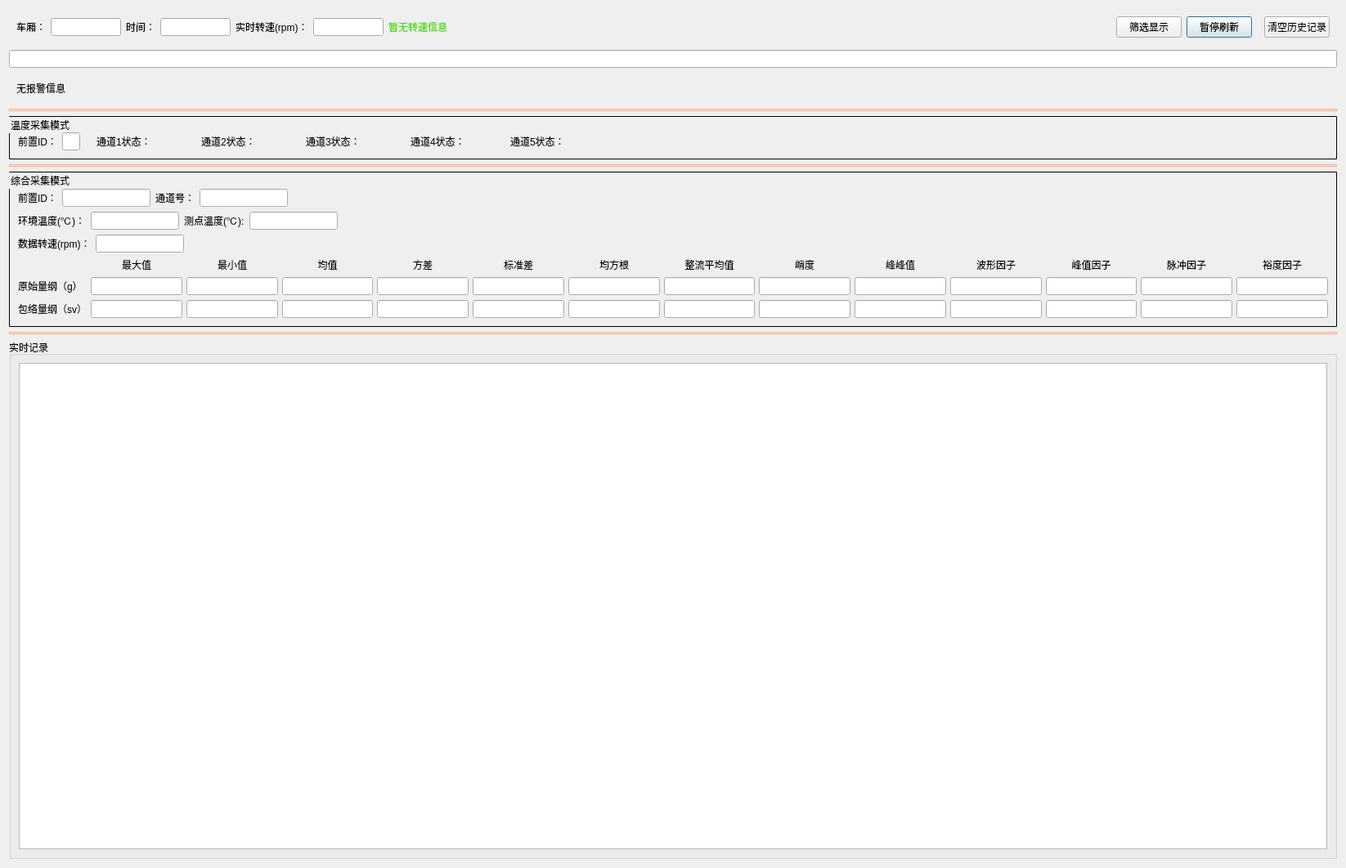
<?xml version="1.0" encoding="UTF-8"?>
<ui version="4.0">
 <class>frmRealTimeDebug</class>
 <widget class="QDialog" name="frmRealTimeDebug">
  <property name="geometry">
   <rect>
    <x>0</x>
    <y>0</y>
    <width>1646</width>
    <height>1062</height>
   </rect>
  </property>
  <property name="windowTitle">
   <string>Dialog</string>
  </property>
  <layout class="QGridLayout" name="gridLayout_17">
   <item row="8" column="0">
    <widget class="QGroupBox" name="groupBox">
     <property name="title">
      <string>实时记录</string>
     </property>
     <layout class="QGridLayout" name="gridLayout">
      <item row="0" column="0">
       <widget class="QTextEdit" name="txt_main"/>
      </item>
     </layout>
    </widget>
   </item>
   <item row="7" column="0">
    <widget class="Line" name="line">
     <property name="styleSheet">
      <string notr="true">border: 1px solid #ffaa7f;</string>
     </property>
     <property name="orientation">
      <enum>Qt::Horizontal</enum>
     </property>
    </widget>
   </item>
   <item row="0" column="0">
    <widget class="QWidget" name="widget_2" native="true">
     <layout class="QGridLayout" name="gridLayout_7">
      <item row="0" column="9">
       <widget class="QWidget" name="widget_3" native="true">
        <layout class="QGridLayout" name="gridLayout_6">
         <property name="leftMargin">
          <number>0</number>
         </property>
         <property name="topMargin">
          <number>0</number>
         </property>
         <property name="rightMargin">
          <number>0</number>
         </property>
         <property name="bottomMargin">
          <number>0</number>
         </property>
         <property name="horizontalSpacing">
          <number>15</number>
         </property>
         <property name="verticalSpacing">
          <number>0</number>
         </property>
         <item row="0" column="0">
          <widget class="QPushButton" name="btn_pause">
           <property name="text">
            <string>暂停刷新</string>
           </property>
          </widget>
         </item>
         <item row="0" column="1">
          <widget class="QPushButton" name="btn_clear">
           <property name="text">
            <string>清空历史记录</string>
           </property>
          </widget>
         </item>
        </layout>
       </widget>
      </item>
      <item row="0" column="6">
       <widget class="QLabel" name="lab_runmode">
        <property name="styleSheet">
         <string notr="true">font: 12pt &quot;宋体&quot;;
color: rgb(72, 218, 0);</string>
        </property>
        <property name="text">
         <string>暂无转速信息</string>
        </property>
       </widget>
      </item>
      <item row="0" column="0">
       <widget class="QLabel" name="lab_wagon">
        <property name="text">
         <string>车厢：</string>
        </property>
       </widget>
      </item>
      <item row="0" column="2">
       <widget class="QLabel" name="lab_time">
        <property name="text">
         <string>时间：</string>
        </property>
       </widget>
      </item>
      <item row="0" column="3">
       <widget class="QLineEdit" name="txt_time">
        <property name="sizePolicy">
         <sizepolicy hsizetype="Preferred" vsizetype="Fixed">
          <horstretch>0</horstretch>
          <verstretch>0</verstretch>
         </sizepolicy>
        </property>
        <property name="alignment">
         <set>Qt::AlignCenter</set>
        </property>
       </widget>
      </item>
      <item row="0" column="5">
       <widget class="QLineEdit" name="txt_realtimespeed">
        <property name="sizePolicy">
         <sizepolicy hsizetype="Preferred" vsizetype="Fixed">
          <horstretch>0</horstretch>
          <verstretch>0</verstretch>
         </sizepolicy>
        </property>
       </widget>
      </item>
      <item row="0" column="1">
       <widget class="QLineEdit" name="txt_wagon">
        <property name="sizePolicy">
         <sizepolicy hsizetype="Preferred" vsizetype="Fixed">
          <horstretch>0</horstretch>
          <verstretch>0</verstretch>
         </sizepolicy>
        </property>
        <property name="alignment">
         <set>Qt::AlignCenter</set>
        </property>
       </widget>
      </item>
      <item row="0" column="4">
       <widget class="QLabel" name="label">
        <property name="text">
         <string>实时转速(rpm)：</string>
        </property>
       </widget>
      </item>
      <item row="0" column="7">
       <spacer name="horizontalSpacer_5">
        <property name="orientation">
         <enum>Qt::Horizontal</enum>
        </property>
        <property name="sizeHint" stdset="0">
         <size>
          <width>834</width>
          <height>20</height>
         </size>
        </property>
       </spacer>
      </item>
      <item row="0" column="8">
       <widget class="QPushButton" name="btn_filter">
        <property name="text">
         <string>筛选显示</string>
        </property>
       </widget>
      </item>
     </layout>
    </widget>
   </item>
   <item row="5" column="0">
    <widget class="Line" name="line_2">
     <property name="styleSheet">
      <string notr="true">border: 1px solid #ffaa7f;</string>
     </property>
     <property name="orientation">
      <enum>Qt::Horizontal</enum>
     </property>
    </widget>
   </item>
   <item row="6" column="0">
    <widget class="QGroupBox" name="groupBox_2">
     <property name="styleSheet">
      <string notr="true">QGroupBox{border: 1px solid black;
border-radius: 1px;
padding: 10px;}</string>
     </property>
     <property name="title">
      <string>综合采集模式</string>
     </property>
     <layout class="QGridLayout" name="gridLayout_14">
      <property name="leftMargin">
       <number>0</number>
      </property>
      <property name="topMargin">
       <number>10</number>
      </property>
      <property name="rightMargin">
       <number>0</number>
      </property>
      <property name="bottomMargin">
       <number>0</number>
      </property>
      <item row="0" column="0">
       <widget class="QWidget" name="widget_info" native="true">
        <layout class="QGridLayout" name="gridLayout_5">
         <property name="leftMargin">
          <number>0</number>
         </property>
         <property name="topMargin">
          <number>0</number>
         </property>
         <property name="rightMargin">
          <number>0</number>
         </property>
         <property name="bottomMargin">
          <number>0</number>
         </property>
         <item row="0" column="1">
          <widget class="QLineEdit" name="txt_preid">
           <property name="sizePolicy">
            <sizepolicy hsizetype="Preferred" vsizetype="Fixed">
             <horstretch>0</horstretch>
             <verstretch>0</verstretch>
            </sizepolicy>
           </property>
           <property name="alignment">
            <set>Qt::AlignCenter</set>
           </property>
          </widget>
         </item>
         <item row="0" column="3">
          <widget class="QLineEdit" name="txt_ch">
           <property name="sizePolicy">
            <sizepolicy hsizetype="Preferred" vsizetype="Fixed">
             <horstretch>0</horstretch>
             <verstretch>0</verstretch>
            </sizepolicy>
           </property>
           <property name="alignment">
            <set>Qt::AlignCenter</set>
           </property>
          </widget>
         </item>
         <item row="0" column="0">
          <widget class="QLabel" name="lab_preid">
           <property name="text">
            <string>前置ID：</string>
           </property>
          </widget>
         </item>
         <item row="0" column="4">
          <spacer name="horizontalSpacer_3">
           <property name="orientation">
            <enum>Qt::Horizontal</enum>
           </property>
           <property name="sizeHint" stdset="0">
            <size>
             <width>612</width>
             <height>20</height>
            </size>
           </property>
          </spacer>
         </item>
         <item row="0" column="2">
          <widget class="QLabel" name="lab_ch">
           <property name="text">
            <string>通道号：</string>
           </property>
          </widget>
         </item>
        </layout>
       </widget>
      </item>
      <item row="1" column="0">
       <widget class="QWidget" name="widget_Tem" native="true">
        <layout class="QGridLayout" name="gridLayout_2">
         <property name="leftMargin">
          <number>0</number>
         </property>
         <property name="topMargin">
          <number>0</number>
         </property>
         <property name="rightMargin">
          <number>0</number>
         </property>
         <property name="bottomMargin">
          <number>0</number>
         </property>
         <item row="0" column="2">
          <widget class="QLabel" name="lab_point">
           <property name="text">
            <string>测点温度(℃):</string>
           </property>
          </widget>
         </item>
         <item row="0" column="4">
          <spacer name="horizontalSpacer_2">
           <property name="orientation">
            <enum>Qt::Horizontal</enum>
           </property>
           <property name="sizeHint" stdset="0">
            <size>
             <width>40</width>
             <height>20</height>
            </size>
           </property>
          </spacer>
         </item>
         <item row="0" column="0">
          <widget class="QLabel" name="lab_ambient">
           <property name="text">
            <string>环境温度(℃)：</string>
           </property>
          </widget>
         </item>
         <item row="0" column="3">
          <widget class="QLineEdit" name="txt_point">
           <property name="sizePolicy">
            <sizepolicy hsizetype="Preferred" vsizetype="Fixed">
             <horstretch>0</horstretch>
             <verstretch>0</verstretch>
            </sizepolicy>
           </property>
           <property name="alignment">
            <set>Qt::AlignCenter</set>
           </property>
          </widget>
         </item>
         <item row="0" column="1">
          <widget class="QLineEdit" name="txt_ambient">
           <property name="sizePolicy">
            <sizepolicy hsizetype="Preferred" vsizetype="Fixed">
             <horstretch>0</horstretch>
             <verstretch>0</verstretch>
            </sizepolicy>
           </property>
           <property name="alignment">
            <set>Qt::AlignCenter</set>
           </property>
          </widget>
         </item>
        </layout>
       </widget>
      </item>
      <item row="2" column="0">
       <widget class="QWidget" name="widget_speed" native="true">
        <property name="sizePolicy">
         <sizepolicy hsizetype="Expanding" vsizetype="Preferred">
          <horstretch>0</horstretch>
          <verstretch>0</verstretch>
         </sizepolicy>
        </property>
        <layout class="QGridLayout" name="gridLayout_4">
         <property name="leftMargin">
          <number>0</number>
         </property>
         <property name="topMargin">
          <number>0</number>
         </property>
         <property name="rightMargin">
          <number>0</number>
         </property>
         <property name="bottomMargin">
          <number>0</number>
         </property>
         <item row="0" column="2">
          <spacer name="horizontalSpacer">
           <property name="orientation">
            <enum>Qt::Horizontal</enum>
           </property>
           <property name="sizeHint" stdset="0">
            <size>
             <width>40</width>
             <height>20</height>
            </size>
           </property>
          </spacer>
         </item>
         <item row="0" column="1">
          <widget class="QLineEdit" name="txt_speed">
           <property name="sizePolicy">
            <sizepolicy hsizetype="Preferred" vsizetype="Fixed">
             <horstretch>0</horstretch>
             <verstretch>0</verstretch>
            </sizepolicy>
           </property>
           <property name="alignment">
            <set>Qt::AlignCenter</set>
           </property>
          </widget>
         </item>
         <item row="0" column="0">
          <widget class="QLabel" name="lab_speed">
           <property name="text">
            <string>数据转速(rpm)：</string>
           </property>
          </widget>
         </item>
        </layout>
       </widget>
      </item>
      <item row="3" column="0">
       <layout class="QGridLayout" name="gridLayout_3">
        <property name="sizeConstraint">
         <enum>QLayout::SetDefaultConstraint</enum>
        </property>
        <property name="horizontalSpacing">
         <number>5</number>
        </property>
        <item row="1" column="1">
         <widget class="QLineEdit" name="txt_Omax">
          <property name="alignment">
           <set>Qt::AlignCenter</set>
          </property>
         </widget>
        </item>
        <item row="1" column="7">
         <widget class="QLineEdit" name="txt_Orectifiedmean">
          <property name="alignment">
           <set>Qt::AlignCenter</set>
          </property>
         </widget>
        </item>
        <item row="0" column="8">
         <widget class="QLabel" name="lab_kurtosis">
          <property name="text">
           <string>峭度</string>
          </property>
          <property name="alignment">
           <set>Qt::AlignCenter</set>
          </property>
         </widget>
        </item>
        <item row="1" column="3">
         <widget class="QLineEdit" name="txt_Omean">
          <property name="alignment">
           <set>Qt::AlignCenter</set>
          </property>
         </widget>
        </item>
        <item row="2" column="13">
         <widget class="QLineEdit" name="txt_Dmargin_factor">
          <property name="alignment">
           <set>Qt::AlignCenter</set>
          </property>
         </widget>
        </item>
        <item row="0" column="5">
         <widget class="QLabel" name="lab_std_deviation">
          <property name="text">
           <string>标准差</string>
          </property>
          <property name="alignment">
           <set>Qt::AlignCenter</set>
          </property>
         </widget>
        </item>
        <item row="2" column="6">
         <widget class="QLineEdit" name="txt_Drms">
          <property name="alignment">
           <set>Qt::AlignCenter</set>
          </property>
         </widget>
        </item>
        <item row="2" column="9">
         <widget class="QLineEdit" name="txt_Dpeaktopeak">
          <property name="alignment">
           <set>Qt::AlignCenter</set>
          </property>
         </widget>
        </item>
        <item row="0" column="9">
         <widget class="QLabel" name="lab_peaktopeak">
          <property name="text">
           <string>峰峰值</string>
          </property>
          <property name="alignment">
           <set>Qt::AlignCenter</set>
          </property>
         </widget>
        </item>
        <item row="1" column="5">
         <widget class="QLineEdit" name="txt_Odeviation">
          <property name="alignment">
           <set>Qt::AlignCenter</set>
          </property>
         </widget>
        </item>
        <item row="1" column="0">
         <widget class="QLabel" name="lab_OrigineDimension">
          <property name="text">
           <string>原始量纲（g）</string>
          </property>
         </widget>
        </item>
        <item row="1" column="4">
         <widget class="QLineEdit" name="txt_Ovariance">
          <property name="alignment">
           <set>Qt::AlignCenter</set>
          </property>
         </widget>
        </item>
        <item row="1" column="6">
         <widget class="QLineEdit" name="txt_Orms">
          <property name="alignment">
           <set>Qt::AlignCenter</set>
          </property>
         </widget>
        </item>
        <item row="0" column="4">
         <widget class="QLabel" name="lab_variance">
          <property name="text">
           <string>方差</string>
          </property>
          <property name="alignment">
           <set>Qt::AlignCenter</set>
          </property>
         </widget>
        </item>
        <item row="2" column="8">
         <widget class="QLineEdit" name="txt_Dkurtosis">
          <property name="alignment">
           <set>Qt::AlignCenter</set>
          </property>
         </widget>
        </item>
        <item row="1" column="8">
         <widget class="QLineEdit" name="txt_Okurtosis">
          <property name="alignment">
           <set>Qt::AlignCenter</set>
          </property>
         </widget>
        </item>
        <item row="0" column="12">
         <widget class="QLabel" name="lab_impulse_factor">
          <property name="text">
           <string>脉冲因子</string>
          </property>
          <property name="alignment">
           <set>Qt::AlignCenter</set>
          </property>
         </widget>
        </item>
        <item row="2" column="7">
         <widget class="QLineEdit" name="txt_Drectifiedmean">
          <property name="alignment">
           <set>Qt::AlignCenter</set>
          </property>
         </widget>
        </item>
        <item row="0" column="2">
         <widget class="QLabel" name="lab_min">
          <property name="text">
           <string>最小值</string>
          </property>
          <property name="alignment">
           <set>Qt::AlignCenter</set>
          </property>
         </widget>
        </item>
        <item row="1" column="10">
         <widget class="QLineEdit" name="txt_Ocrest_factor">
          <property name="alignment">
           <set>Qt::AlignCenter</set>
          </property>
         </widget>
        </item>
        <item row="1" column="2">
         <widget class="QLineEdit" name="txt_Omin">
          <property name="alignment">
           <set>Qt::AlignCenter</set>
          </property>
         </widget>
        </item>
        <item row="2" column="2">
         <widget class="QLineEdit" name="txt_Dmin">
          <property name="alignment">
           <set>Qt::AlignCenter</set>
          </property>
         </widget>
        </item>
        <item row="2" column="3">
         <widget class="QLineEdit" name="txt_Dmean">
          <property name="alignment">
           <set>Qt::AlignCenter</set>
          </property>
         </widget>
        </item>
        <item row="0" column="10">
         <widget class="QLabel" name="lab_crest_factor">
          <property name="text">
           <string>波形因子</string>
          </property>
          <property name="alignment">
           <set>Qt::AlignCenter</set>
          </property>
         </widget>
        </item>
        <item row="1" column="12">
         <widget class="QLineEdit" name="txt_Oimpulse_factor">
          <property name="alignment">
           <set>Qt::AlignCenter</set>
          </property>
         </widget>
        </item>
        <item row="2" column="5">
         <widget class="QLineEdit" name="txt_Ddeviation">
          <property name="alignment">
           <set>Qt::AlignCenter</set>
          </property>
         </widget>
        </item>
        <item row="1" column="9">
         <widget class="QLineEdit" name="txt_Opeaktopeak">
          <property name="alignment">
           <set>Qt::AlignCenter</set>
          </property>
         </widget>
        </item>
        <item row="2" column="1">
         <widget class="QLineEdit" name="txt_Dmax">
          <property name="alignment">
           <set>Qt::AlignCenter</set>
          </property>
         </widget>
        </item>
        <item row="0" column="7">
         <widget class="QLabel" name="lab_rectified_mean">
          <property name="text">
           <string>整流平均值</string>
          </property>
          <property name="alignment">
           <set>Qt::AlignCenter</set>
          </property>
         </widget>
        </item>
        <item row="0" column="6">
         <widget class="QLabel" name="lab_rms">
          <property name="text">
           <string>均方根</string>
          </property>
          <property name="alignment">
           <set>Qt::AlignCenter</set>
          </property>
         </widget>
        </item>
        <item row="0" column="13">
         <widget class="QLabel" name="lab_margin_factor">
          <property name="text">
           <string>裕度因子</string>
          </property>
          <property name="alignment">
           <set>Qt::AlignCenter</set>
          </property>
         </widget>
        </item>
        <item row="2" column="4">
         <widget class="QLineEdit" name="txt_Dvariance">
          <property name="alignment">
           <set>Qt::AlignCenter</set>
          </property>
         </widget>
        </item>
        <item row="1" column="13">
         <widget class="QLineEdit" name="txt_Omargin_factor">
          <property name="alignment">
           <set>Qt::AlignCenter</set>
          </property>
         </widget>
        </item>
        <item row="2" column="0">
         <widget class="QLabel" name="lab_DemodulatedDimension">
          <property name="text">
           <string>包络量纲（sv）</string>
          </property>
         </widget>
        </item>
        <item row="1" column="11">
         <widget class="QLineEdit" name="txt_Opeak_factor">
          <property name="alignment">
           <set>Qt::AlignCenter</set>
          </property>
         </widget>
        </item>
        <item row="2" column="12">
         <widget class="QLineEdit" name="txt_Dimpulse_factor">
          <property name="alignment">
           <set>Qt::AlignCenter</set>
          </property>
         </widget>
        </item>
        <item row="0" column="11">
         <widget class="QLabel" name="lab_peak_factor">
          <property name="text">
           <string>峰值因子</string>
          </property>
          <property name="alignment">
           <set>Qt::AlignCenter</set>
          </property>
         </widget>
        </item>
        <item row="2" column="10">
         <widget class="QLineEdit" name="txt_Dcrest_factor">
          <property name="alignment">
           <set>Qt::AlignCenter</set>
          </property>
         </widget>
        </item>
        <item row="0" column="1">
         <widget class="QLabel" name="lab_max">
          <property name="sizePolicy">
           <sizepolicy hsizetype="Preferred" vsizetype="Fixed">
            <horstretch>0</horstretch>
            <verstretch>0</verstretch>
           </sizepolicy>
          </property>
          <property name="text">
           <string>最大值</string>
          </property>
          <property name="alignment">
           <set>Qt::AlignCenter</set>
          </property>
         </widget>
        </item>
        <item row="2" column="11">
         <widget class="QLineEdit" name="txt_Dpeak_factor">
          <property name="alignment">
           <set>Qt::AlignCenter</set>
          </property>
         </widget>
        </item>
        <item row="0" column="3">
         <widget class="QLabel" name="lab_mean">
          <property name="text">
           <string>均值</string>
          </property>
          <property name="alignment">
           <set>Qt::AlignCenter</set>
          </property>
         </widget>
        </item>
       </layout>
      </item>
     </layout>
    </widget>
   </item>
   <item row="2" column="0">
    <widget class="QWidget" name="widget_alarm" native="true">
     <layout class="QGridLayout" name="gridLayout_8">
      <property name="horizontalSpacing">
       <number>20</number>
      </property>
      <item row="0" column="1">
       <widget class="QLabel" name="lab_alarm">
        <property name="text">
         <string>无报警信息</string>
        </property>
       </widget>
      </item>
      <item row="0" column="2">
       <spacer name="horizontalSpacer_4">
        <property name="orientation">
         <enum>Qt::Horizontal</enum>
        </property>
        <property name="sizeHint" stdset="0">
         <size>
          <width>40</width>
          <height>20</height>
         </size>
        </property>
       </spacer>
      </item>
     </layout>
    </widget>
   </item>
   <item row="3" column="0">
    <widget class="Line" name="line_3">
     <property name="styleSheet">
      <string notr="true">border: 1px solid #ffaa7f;</string>
     </property>
     <property name="orientation">
      <enum>Qt::Horizontal</enum>
     </property>
    </widget>
   </item>
   <item row="4" column="0">
    <widget class="QGroupBox" name="group_tem">
     <property name="acceptDrops">
      <bool>false</bool>
     </property>
     <property name="autoFillBackground">
      <bool>false</bool>
     </property>
     <property name="styleSheet">
      <string notr="true">QGroupBox{border: 1px solid black;
border-radius: 1px;
padding: 10px;}</string>
     </property>
     <property name="title">
      <string>温度采集模式</string>
     </property>
     <layout class="QGridLayout" name="gridLayout_16">
      <property name="leftMargin">
       <number>0</number>
      </property>
      <property name="rightMargin">
       <number>0</number>
      </property>
      <property name="bottomMargin">
       <number>0</number>
      </property>
      <property name="horizontalSpacing">
       <number>15</number>
      </property>
      <item row="1" column="5">
       <widget class="QWidget" name="widget_tem4" native="true">
        <property name="sizePolicy">
         <sizepolicy hsizetype="Preferred" vsizetype="Preferred">
          <horstretch>0</horstretch>
          <verstretch>0</verstretch>
         </sizepolicy>
        </property>
        <layout class="QGridLayout" name="gridLayout_13">
         <property name="leftMargin">
          <number>0</number>
         </property>
         <property name="topMargin">
          <number>0</number>
         </property>
         <property name="rightMargin">
          <number>0</number>
         </property>
         <property name="bottomMargin">
          <number>0</number>
         </property>
         <property name="spacing">
          <number>0</number>
         </property>
         <item row="0" column="1">
          <widget class="QLabel" name="state_temch4">
           <property name="sizePolicy">
            <sizepolicy hsizetype="Preferred" vsizetype="Preferred">
             <horstretch>0</horstretch>
             <verstretch>0</verstretch>
            </sizepolicy>
           </property>
           <property name="minimumSize">
            <size>
             <width>40</width>
             <height>0</height>
            </size>
           </property>
           <property name="text">
            <string/>
           </property>
          </widget>
         </item>
         <item row="0" column="0">
          <widget class="QLabel" name="lab_temch4">
           <property name="sizePolicy">
            <sizepolicy hsizetype="Fixed" vsizetype="Preferred">
             <horstretch>0</horstretch>
             <verstretch>0</verstretch>
            </sizepolicy>
           </property>
           <property name="text">
            <string>通道4状态：</string>
           </property>
          </widget>
         </item>
        </layout>
       </widget>
      </item>
      <item row="1" column="6">
       <widget class="QWidget" name="widget_tem5" native="true">
        <property name="sizePolicy">
         <sizepolicy hsizetype="Preferred" vsizetype="Preferred">
          <horstretch>0</horstretch>
          <verstretch>0</verstretch>
         </sizepolicy>
        </property>
        <layout class="QGridLayout" name="gridLayout_9">
         <property name="leftMargin">
          <number>0</number>
         </property>
         <property name="topMargin">
          <number>0</number>
         </property>
         <property name="rightMargin">
          <number>0</number>
         </property>
         <property name="bottomMargin">
          <number>0</number>
         </property>
         <item row="0" column="1">
          <widget class="QLabel" name="state_temch5">
           <property name="sizePolicy">
            <sizepolicy hsizetype="Preferred" vsizetype="Preferred">
             <horstretch>0</horstretch>
             <verstretch>0</verstretch>
            </sizepolicy>
           </property>
           <property name="minimumSize">
            <size>
             <width>40</width>
             <height>0</height>
            </size>
           </property>
           <property name="text">
            <string/>
           </property>
          </widget>
         </item>
         <item row="0" column="0">
          <widget class="QLabel" name="lab_temch5">
           <property name="sizePolicy">
            <sizepolicy hsizetype="Fixed" vsizetype="Preferred">
             <horstretch>0</horstretch>
             <verstretch>0</verstretch>
            </sizepolicy>
           </property>
           <property name="text">
            <string>通道5状态：</string>
           </property>
          </widget>
         </item>
        </layout>
       </widget>
      </item>
      <item row="1" column="7">
       <spacer name="horizontalSpacer_6">
        <property name="orientation">
         <enum>Qt::Horizontal</enum>
        </property>
        <property name="sizeHint" stdset="0">
         <size>
          <width>1057</width>
          <height>13</height>
         </size>
        </property>
       </spacer>
      </item>
      <item row="1" column="2">
       <widget class="QWidget" name="widget_tem1" native="true">
        <layout class="QGridLayout" name="gridLayout_10">
         <property name="leftMargin">
          <number>0</number>
         </property>
         <property name="topMargin">
          <number>0</number>
         </property>
         <property name="rightMargin">
          <number>0</number>
         </property>
         <property name="bottomMargin">
          <number>0</number>
         </property>
         <item row="0" column="0">
          <widget class="QLabel" name="lab_temch1">
           <property name="sizePolicy">
            <sizepolicy hsizetype="Fixed" vsizetype="Preferred">
             <horstretch>0</horstretch>
             <verstretch>0</verstretch>
            </sizepolicy>
           </property>
           <property name="text">
            <string>通道1状态：</string>
           </property>
          </widget>
         </item>
         <item row="0" column="1">
          <widget class="QLabel" name="state_temch1">
           <property name="sizePolicy">
            <sizepolicy hsizetype="Preferred" vsizetype="Preferred">
             <horstretch>0</horstretch>
             <verstretch>0</verstretch>
            </sizepolicy>
           </property>
           <property name="minimumSize">
            <size>
             <width>40</width>
             <height>0</height>
            </size>
           </property>
           <property name="styleSheet">
            <string notr="true"/>
           </property>
           <property name="text">
            <string/>
           </property>
          </widget>
         </item>
        </layout>
       </widget>
      </item>
      <item row="1" column="3">
       <widget class="QWidget" name="widget_tem2" native="true">
        <layout class="QGridLayout" name="gridLayout_11">
         <property name="leftMargin">
          <number>0</number>
         </property>
         <property name="topMargin">
          <number>0</number>
         </property>
         <property name="rightMargin">
          <number>0</number>
         </property>
         <property name="bottomMargin">
          <number>0</number>
         </property>
         <item row="0" column="1">
          <widget class="QLabel" name="state_temch2">
           <property name="minimumSize">
            <size>
             <width>40</width>
             <height>0</height>
            </size>
           </property>
           <property name="text">
            <string/>
           </property>
          </widget>
         </item>
         <item row="0" column="0">
          <widget class="QLabel" name="lab_temch2">
           <property name="sizePolicy">
            <sizepolicy hsizetype="Fixed" vsizetype="Preferred">
             <horstretch>0</horstretch>
             <verstretch>0</verstretch>
            </sizepolicy>
           </property>
           <property name="text">
            <string>通道2状态：</string>
           </property>
          </widget>
         </item>
        </layout>
       </widget>
      </item>
      <item row="1" column="4">
       <widget class="QWidget" name="widget_tem3" native="true">
        <layout class="QGridLayout" name="gridLayout_12">
         <property name="leftMargin">
          <number>0</number>
         </property>
         <property name="topMargin">
          <number>0</number>
         </property>
         <property name="rightMargin">
          <number>0</number>
         </property>
         <property name="bottomMargin">
          <number>0</number>
         </property>
         <item row="0" column="0">
          <widget class="QLabel" name="lab_temch3">
           <property name="sizePolicy">
            <sizepolicy hsizetype="Fixed" vsizetype="Preferred">
             <horstretch>0</horstretch>
             <verstretch>0</verstretch>
            </sizepolicy>
           </property>
           <property name="text">
            <string>通道3状态：</string>
           </property>
          </widget>
         </item>
         <item row="0" column="1">
          <widget class="QLabel" name="state_temch3">
           <property name="sizePolicy">
            <sizepolicy hsizetype="Preferred" vsizetype="Preferred">
             <horstretch>0</horstretch>
             <verstretch>0</verstretch>
            </sizepolicy>
           </property>
           <property name="minimumSize">
            <size>
             <width>40</width>
             <height>0</height>
            </size>
           </property>
           <property name="text">
            <string/>
           </property>
          </widget>
         </item>
        </layout>
       </widget>
      </item>
      <item row="1" column="1">
       <widget class="QWidget" name="widget" native="true">
        <layout class="QGridLayout" name="gridLayout_15">
         <property name="leftMargin">
          <number>0</number>
         </property>
         <property name="topMargin">
          <number>0</number>
         </property>
         <property name="rightMargin">
          <number>5</number>
         </property>
         <property name="bottomMargin">
          <number>0</number>
         </property>
         <item row="0" column="0">
          <widget class="QLabel" name="lab_temid">
           <property name="text">
            <string>前置ID：</string>
           </property>
          </widget>
         </item>
         <item row="0" column="1">
          <widget class="QLineEdit" name="txt_temid">
           <property name="sizePolicy">
            <sizepolicy hsizetype="Preferred" vsizetype="Fixed">
             <horstretch>0</horstretch>
             <verstretch>0</verstretch>
            </sizepolicy>
           </property>
          </widget>
         </item>
        </layout>
       </widget>
      </item>
     </layout>
    </widget>
   </item>
   <item row="1" column="0">
    <widget class="QLineEdit" name="txt_filter"/>
   </item>
  </layout>
 </widget>
 <resources/>
 <connections/>
</ui>
